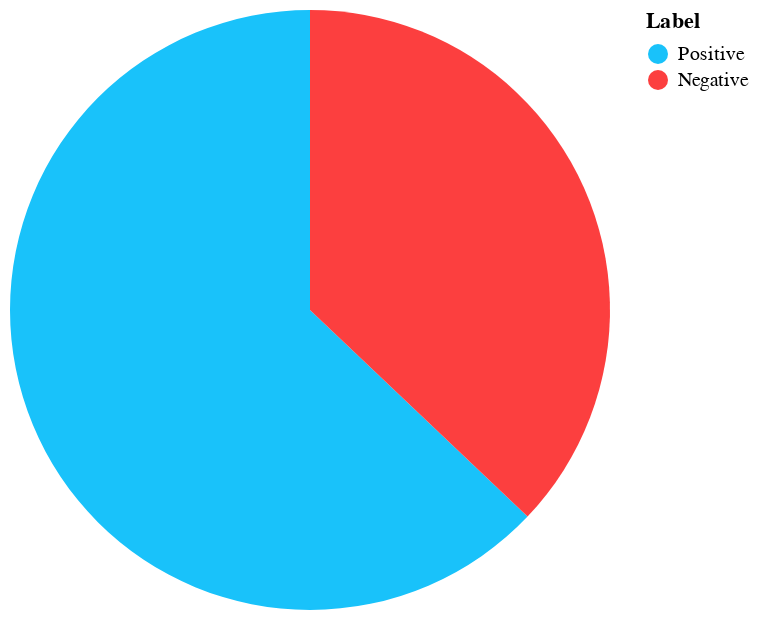

Notebook source saved alongside this figure:
### Code cell
label_count = senti_df['label'].value_counts()
poss = label_count.get('POSITIVE')
negs = label_count.get('NEGATIVE')

pie = pie_chart(poss, negs)
pie.interactive()

### Figure 1 — Vega-Lite specification as saved in the notebook (floating-point values rounded to 4 significant figures)
{"config": {"view": {"continuousWidth": 300, "continuousHeight": 300}}, "data": {"name": "data-aa500570929b4f3068fecf20c97fd4d2"}, "mark": {"type": "arc"}, "encoding": {"color": {"field": "Label", "scale": {"domain": ["Positive", "Negative"], "range": ["#19c2fa", "#fc3f3f"]}, "type": "nominal"}, "theta": {"field": "Count", "type": "quantitative"}, "tooltip": [{"field": "Label", "type": "nominal"}, {"field": "Count", "type": "quantitative"}, {"field": "Percentage", "type": "nominal"}]}, "params": [{"name": "param_1", "select": {"type": "interval", "encodings": ["x", "y"]}, "bind": "scales"}], "$schema": "https://vega.github.io/schema/vega-lite/v5.16.3.json", "datasets": {"data-aa500570929b4f3068fecf20c97fd4d2": [{"Label": "Positive", "Count": 2531, "Percentage": "62.913248819289095%"}, {"Label": "Negative", "Count": 1492, "Percentage": "37.08675118071091%"}]}}
